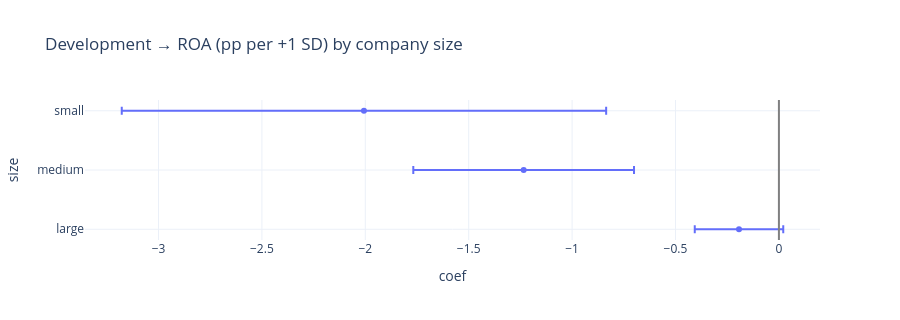

Notebook code cell kept with this figure:
### Markdown cell above
### The development effect within each size group
The H0 model estimated separately for small, medium and large companies (wild bootstrap, 999 draws).

### Code cell
rows = []
for lab, g in fy.groupby("size_t", observed=True):
    r = wild_cluster("dev_z", g, outcome="roa_pp", B=999)
    rows.append({"size": lab, "coef": r["coef"], "ci_low": r["ci_low"], "ci_high": r["ci_high"], "p (wild)": r["p_wild"], "firm-years": r["n"], "median ROA": g.roa_pp.median()})
by_size = pd.DataFrame(rows).set_index("size")
fig = px.scatter(by_size.reset_index(), x="coef", y="size", error_x=by_size.ci_high - by_size.coef, error_x_minus=by_size.coef - by_size.ci_low, title="Development → ROA (pp per +1 SD) by company size")
fig.add_vline(x=0, line_color="grey"); fig.update_layout(height=320, yaxis_autorange="reversed"); fig.show()
by_size

### Figure 1 — Plotly figure (JSON) as saved in the notebook; plotly's stock layout.template omitted (floating-point values rounded to 4 significant figures)
{"data": [{"error_x": {"array": [1.171, 0.5336, 0.2139], "arrayminus": [1.171, 0.5336, 0.2139]}, "hovertemplate": "coef=%{x}<br>size=%{y}<extra></extra>", "legendgroup": "", "marker": {"color": "#636efa", "symbol": "circle"}, "mode": "markers", "name": "", "orientation": "h", "showlegend": false, "type": "scatter", "x": [-2.007, -1.234, -0.193], "xaxis": "x", "y": ["small", "medium", "large"], "yaxis": "y"}], "layout": {"height": 320, "legend": {"tracegroupgap": 0}, "shapes": [{"line": {"color": "grey"}, "type": "line", "x0": 0, "x1": 0, "xref": "x", "y0": 0, "y1": 1, "yref": "y domain"}], "title": {"text": "Development → ROA (pp per +1 SD) by company size"}, "xaxis": {"anchor": "y", "domain": [0.0, 1.0], "title": {"text": "coef"}}, "yaxis": {"anchor": "x", "autorange": "reversed", "domain": [0.0, 1.0], "title": {"text": "size"}}}}
